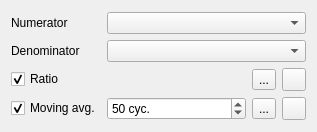
<?xml version="1.0" encoding="UTF-8"?>
<ui version="4.0">
 <class>Ripes::PlotConfiguration</class>
 <widget class="QWidget" name="Ripes::PlotConfiguration">
  <property name="geometry">
   <rect>
    <x>0</x>
    <y>0</y>
    <width>317</width>
    <height>132</height>
   </rect>
  </property>
  <property name="windowTitle">
   <string>Form</string>
  </property>
  <layout class="QGridLayout" name="gridLayout_2">
   <item row="0" column="0">
    <layout class="QGridLayout" name="gridLayout_2">
     <item row="2" column="1">
      <widget class="QCheckBox" name="showRatio">
       <property name="toolTip">
        <string>Show/hide the ratio (numerator/denominator) plot</string>
       </property>
       <property name="text">
        <string>Ratio</string>
       </property>
       <property name="checked">
        <bool>true</bool>
       </property>
      </widget>
     </item>
     <item row="3" column="1">
      <widget class="QCheckBox" name="showMAvg">
       <property name="text">
        <string>Moving avg.</string>
       </property>
       <property name="checked">
        <bool>true</bool>
       </property>
      </widget>
     </item>
     <item row="1" column="1">
      <widget class="QLabel" name="label_2">
       <property name="text">
        <string>Denominator</string>
       </property>
      </widget>
     </item>
     <item row="1" column="2">
      <widget class="QComboBox" name="den"/>
     </item>
     <item row="0" column="2">
      <widget class="QComboBox" name="num"/>
     </item>
     <item row="2" column="2">
      <layout class="QHBoxLayout" name="horizontalLayout">
       <item>
        <spacer name="horizontalSpacer">
         <property name="orientation">
          <enum>Qt::Horizontal</enum>
         </property>
         <property name="sizeHint" stdset="0">
          <size>
           <width>40</width>
           <height>20</height>
          </size>
         </property>
        </spacer>
       </item>
       <item>
        <widget class="QToolButton" name="ratioCursor">
         <property name="text">
          <string>...</string>
         </property>
        </widget>
       </item>
       <item>
        <widget class="QToolButton" name="ratioColorButton">
         <property name="toolTip">
          <string>Ratio color</string>
         </property>
         <property name="text">
          <string/>
         </property>
        </widget>
       </item>
      </layout>
     </item>
     <item row="0" column="1">
      <widget class="QLabel" name="label">
       <property name="text">
        <string>Numerator</string>
       </property>
      </widget>
     </item>
     <item row="3" column="2">
      <layout class="QHBoxLayout" name="horizontalLayout_2">
       <item>
        <widget class="QSpinBox" name="windowCycles">
         <property name="enabled">
          <bool>true</bool>
         </property>
         <property name="suffix">
          <string> cyc.</string>
         </property>
         <property name="minimum">
          <number>1</number>
         </property>
         <property name="maximum">
          <number>999</number>
         </property>
         <property name="value">
          <number>50</number>
         </property>
        </widget>
       </item>
       <item>
        <widget class="QToolButton" name="mavgCursor">
         <property name="text">
          <string>...</string>
         </property>
        </widget>
       </item>
       <item>
        <widget class="QToolButton" name="mavgColorButton">
         <property name="toolTip">
          <string>Moving average color</string>
         </property>
         <property name="text">
          <string/>
         </property>
        </widget>
       </item>
      </layout>
     </item>
    </layout>
   </item>
  </layout>
 </widget>
 <resources/>
 <connections/>
</ui>
